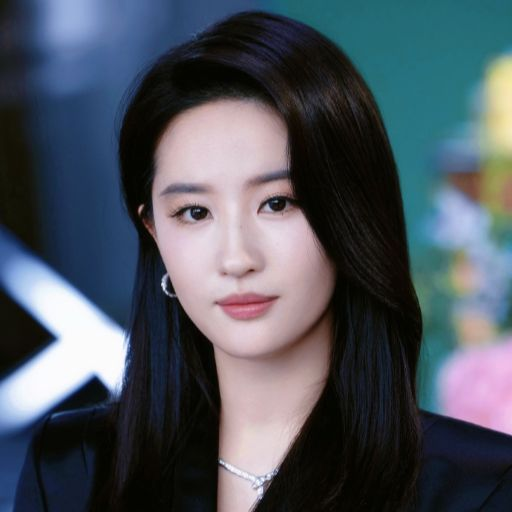
#> input picture input/image4.jpg, 512 x 512 px, found by its file name
$ python diffusion_forward.py
#> lines starting #> are read from the running program, lines starting #| are printed output that depends on the picture
import os
import numpy as np
import matplotlib.pyplot as plt
from PIL import Image

# 确保输出目录存在
os.makedirs("output", exist_ok=True)

# 读取本地图片（请改成你的路径）
img_path = "/Users/openg/sd-lora-style/input/image4.jpg"
img = Image.open(img_path).convert("RGB")
#> img is the input picture: PIL image 512x512 RGB; mean R, G, B 77.1, 84.6, 94.1
img = img.resize((64, 64))
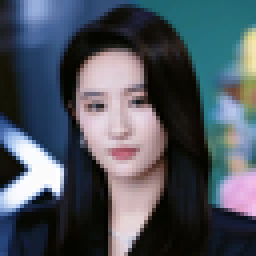
#> img: PIL image 64x64 RGB (shown 4 times larger); mean R, G, B 77.1, 84.6, 94.1
x0 = np.array(img) / 255.0

# 正向扩散（逐步加噪）
def forward_diffusion(x0, steps=8, noise_scale=0.1):
#> called with steps = 6, noise_scale = 0.15
    images = [x0]
    x = x0.copy()
    for i in range(steps):
        noise = np.random.randn(*x.shape) * noise_scale
        x = np.clip(x + noise, 0, 1)
        images.append(x)
#> this loop made 6 passes
#> pass 1, in forward_diffusion, `x = np.clip(x + noise, 0, 1)`:
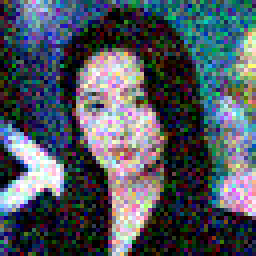
#> x: shape (64, 64, 3) float64 (shown 4 times larger); mean R, G, B 0.313, 0.342, 0.38
#> pass 2, in forward_diffusion, `x = np.clip(x + noise, 0, 1)`:
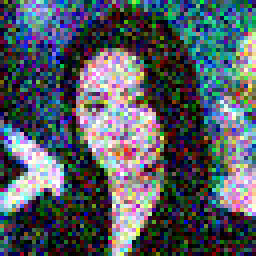
#> x: shape (64, 64, 3) float64 (shown 4 times larger); mean R, G, B 0.329, 0.359, 0.391
#> pass 3, in forward_diffusion, `x = np.clip(x + noise, 0, 1)`:
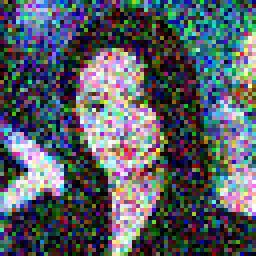
#> x: shape (64, 64, 3) float64 (shown 4 times larger); mean R, G, B 0.341, 0.37, 0.398
#> after the loop:
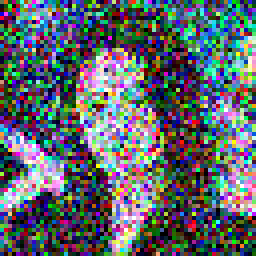
#> x: shape (64, 64, 3) float64 (shown 4 times larger); mean R, G, B 0.371, 0.398, 0.425
#> after the loop, images = 7 items
    return images

# 运行正向扩散
forward_imgs = forward_diffusion(x0, steps=6, noise_scale=0.15)
#> forward_imgs = 7 items

fig, axes = plt.subplots(1, len(forward_imgs), figsize=(15, 3))
for i, img in enumerate(forward_imgs):
    axes[i].imshow(img)
    axes[i].set_title(f"t={i}")
    axes[i].axis('off')
#> this loop made 7 passes

plt.tight_layout()

output_path = os.path.join("output", "forward_diffusion.png")
plt.savefig(output_path)
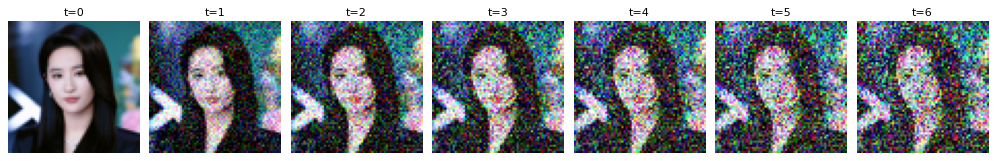
#> figure drawn by matplotlib, 7 panels
plt.close()

$ run again, with input/image6.jpg copied over input/image4.jpg
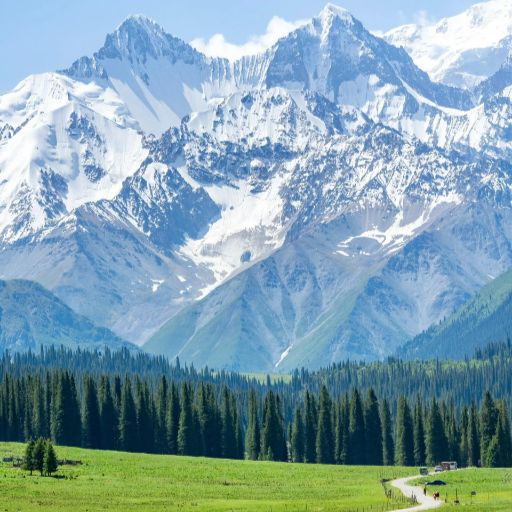
#> input picture input/image6.jpg, 512 x 512 px, found by its file name
#> img is the input picture: PIL image 512x512 RGB; mean R, G, B 130.2, 162.3, 174.8
#> img: PIL image 64x64 RGB
#> the loop in forward_diffusion, `for i in range(steps):` made 6 passes
#> pass 1, in forward_diffusion, `x = np.clip(x + noise, 0, 1)`:
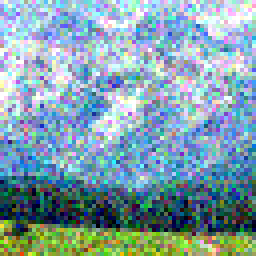
#> x: shape (64, 64, 3) float64 (shown 4 times larger); mean R, G, B 0.508, 0.629, 0.674
#> after the loop in forward_diffusion, `for i in range(steps):`:
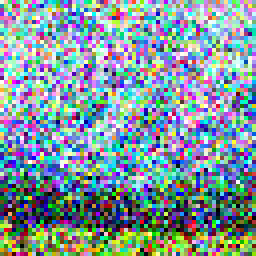
#> x: shape (64, 64, 3) float64 (shown 4 times larger); mean R, G, B 0.504, 0.591, 0.618
#> after the loop in forward_diffusion, `for i in range(steps):`: images = 7 items
#> the loop `for i, img in enumerate(forward_imgs):` made 7 passes

$ run again, with input/image7.jpg copied over input/image4.jpg
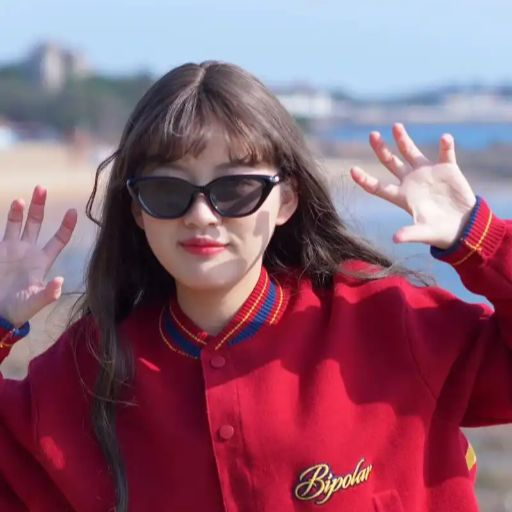
#> input picture input/image7.jpg, 512 x 512 px, found by its file name
#> img is the input picture: PIL image 512x512 RGB; mean R, G, B 139.7, 94.3, 112.5
#> img: PIL image 64x64 RGB
#> the loop in forward_diffusion, `for i in range(steps):` made 6 passes
#> pass 1, in forward_diffusion, `x = np.clip(x + noise, 0, 1)`:
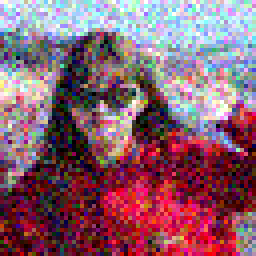
#> x: shape (64, 64, 3) float64 (shown 4 times larger); mean R, G, B 0.543, 0.379, 0.441
#> after the loop in forward_diffusion, `for i in range(steps):`:
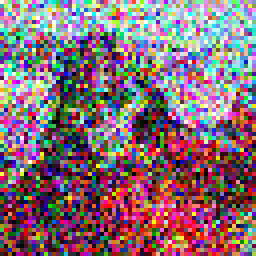
#> x: shape (64, 64, 3) float64 (shown 4 times larger); mean R, G, B 0.526, 0.423, 0.462
#> after the loop in forward_diffusion, `for i in range(steps):`: images = 7 items
#> the loop `for i, img in enumerate(forward_imgs):` made 7 passes
